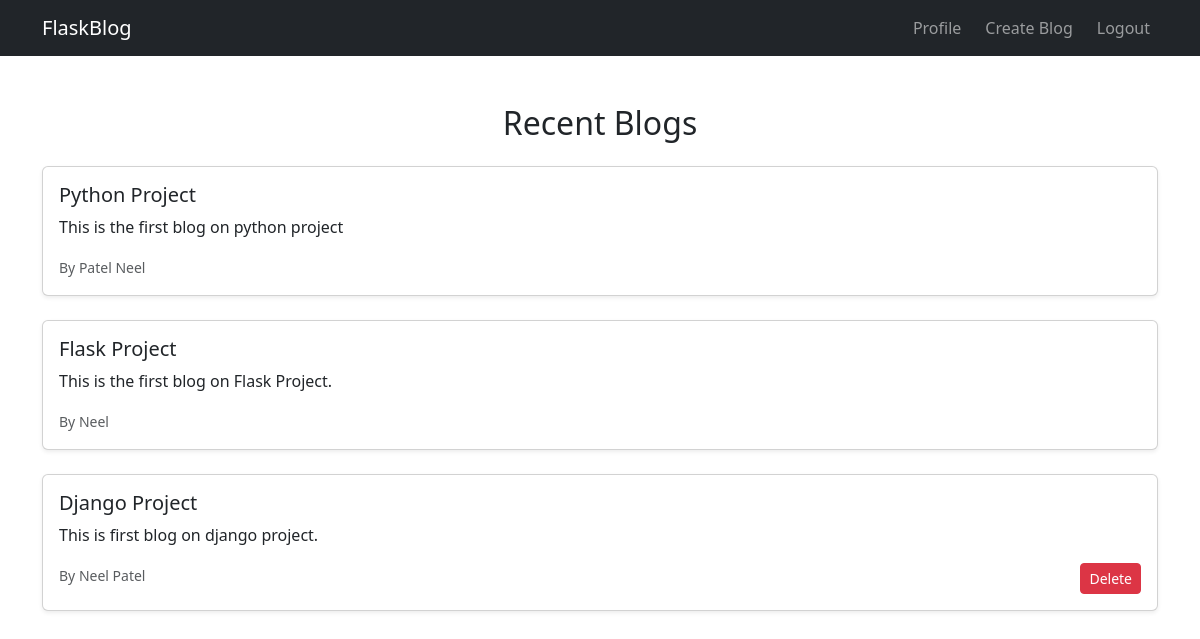
The app's page /homepage (signed in) with its own data.
### tables this page shows
CREATE TABLE blogs (
                        id INTEGER PRIMARY KEY AUTOINCREMENT,
                        title TEXT NOT NULL,
                        content TEXT NOT NULL,
                        author TEXT NOT NULL,
                        email TEXT NOT NULL);

### app.py (the view)
@app.route("/homepage")
def homepage():
    if "email" in session:
        db = get_db()
        blogs = db.execute("SELECT * FROM blogs ORDER BY id DESC").fetchall()
    return render_template("homepage.html", blogs=blogs)

### app.py (called while the page is built)
def get_db():
    if "db" not in g:
        g.db = sqlite3.connect(DATABASE)
        g.db.row_factory = sqlite3.Row  # Return results as dictionaries
    return g.db

### templates/homepage.html (shortened to what this page needs)
<!DOCTYPE html>
<html lang="en">
<head>
    <link href="https://cdn.jsdelivr.net/npm/bootstrap@5.3.3/dist/css/bootstrap.min.css" rel="stylesheet">
</head>
<body>
    <nav class="navbar navbar-expand-lg navbar-dark bg-dark">
        <div class="container">
            <a class="navbar-brand" href="/homepage">FlaskBlog</a>
            <div class="collapse navbar-collapse justify-content-end" id="navbarNav">
                <ul class="navbar-nav">
                    <li class="nav-item">
                        <a class="nav-link btn btn-dark " href="/dashboard">Profile</a>
                    </li>
                    <li class="nav-item">
                        <a class="nav-link btn btn-dark mx-2" href="/create_blog">Create Blog</a>
                    </li>
                    <li class="nav-item">
                        <a class="nav-link btn btn-danger " href="/logout">Logout</a>
                    </li>
                </ul>
            </div>
        </div>
    </nav>
    <div class="container mt-5">
        <h2 class="text-center mb-4">Recent Blogs</h2>
        {% for blog in blogs %}
        <div class="card mb-4 shadow-sm">
            <div class="card-body">
                <h5 class="card-title">{{ blog.title }}</h5>
                <p class="card-text">{{ blog.content }}</p>
                <small class="text-muted">By {{ blog.author }}</small>
                {% if session['email'] == blog.email %}
                <form action="/delete_blog/{{ blog.id }}" method="POST" class="d-inline">
                    <button type="submit" class="btn btn-danger btn-sm float-end">Delete</button>
                </form>
                {% endif %}
            </div>
        </div>
        {% endfor %}
    </div>
</body>
</html>

### records on screen
blogs: title "Python Project", content "This is the first blog on python project", author "Patel Neel"
blogs: title "Flask Project", content "This is the first blog on Flask Project.", author "Neel"
blogs: title "Django Project", content "This is first blog on django project.", author "Neel Patel"
